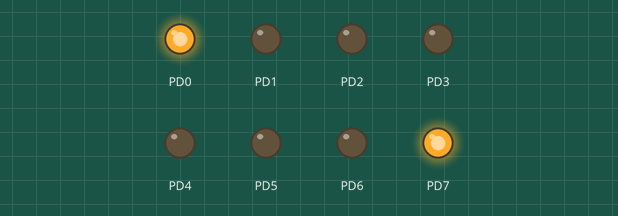
Bench run of a program on a simulated ATmega128, built with avr-gcc and emulated at 16 MHz. Parts: output pins drawn as LEDs (lit = HIGH).

Above: at 0.05 s.
At 0.45 s:
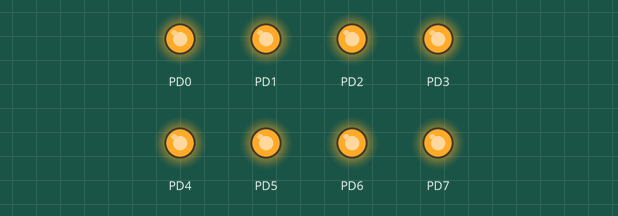
At 0.85 s:
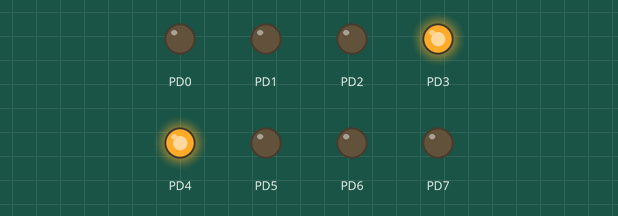
At 1.95 s:
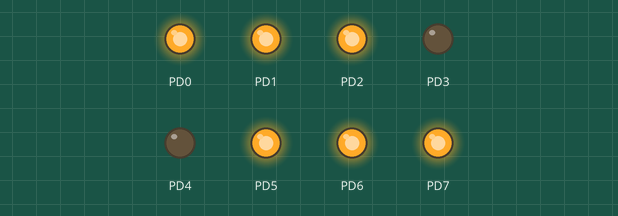
At 3.5 s:
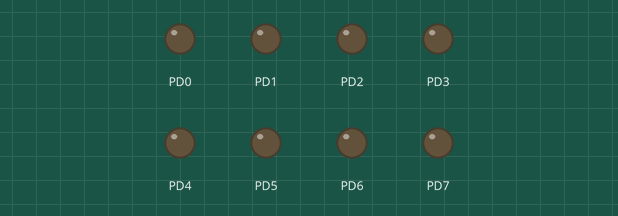
At 5.45 s:
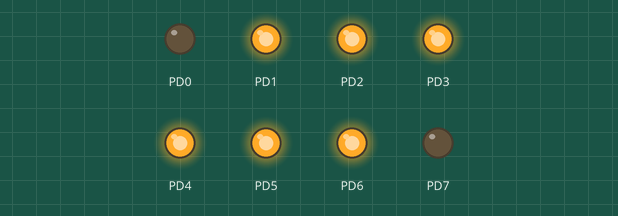
Timing chart, 0 to 5.8 s (numbered marks = the images above):
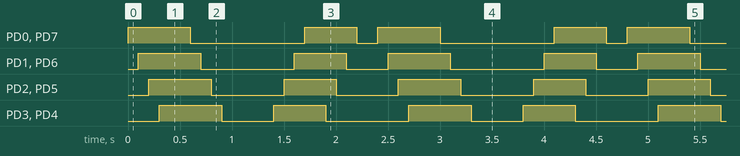

The program:

main.c
```c
/*
 * LED_structure.c
 *
 * Created: 2023-07-10 오후 3:35:50
 * Author : USER
 */
#define  F_CPU 16000000UL
#include <avr/io.h>
#include <util/delay.h>
#include <stdio.h>
#include "LED.h"


// LED 한 개 구조체로 표현 //
//int main(void)
//{
	//LED led; // 데이터형, 변수 선언 // LED라는 데이터타입의 led
	//led.port = &PORTD;
	//led.pin = 0;
	//ledInit(&led);
	 //
    //while (1)
    //{
		//ledOn(&led);
		//_delay_ms(200);
		//ledOff(&led);
		//_delay_ms(200);
    //}
//}

// LED 8개 컨트롤 //
int main()
{
	LED leds[LED_COUNT] = {
		{&PORTD, 0}, // (주소값, 핀번호)
		{&PORTD, 1},
		{&PORTD, 2},
		{&PORTD, 3},
		{&PORTD, 4},
		{&PORTD, 5},
		{&PORTD, 6},
		{&PORTD, 7},
	};
	// 초기화
	for (int i = 0 ; i < LED_COUNT ; i++)
	{
		ledInit(&leds[i]); // i번째 배열의 주소값을 넘겨 줌
	}

	while (1)
	{
		for (int i=0 ; i < 6 ; i++)
		{
			ledOn(&leds[i]);
			ledOn(&leds[7-i]);
			_delay_ms(100);
			//ledOff(&leds[i]);
			//ledOff(&leds[7-i]);
			//_delay_ms(100);
		}
		for (int i=7 ; i>=0 ; i--)
		{
			//ledOn(&leds[i]);
			//ledOn(&leds[7-i]);
			//_delay_ms(100);
			ledOff(&leds[i]);
			ledOff(&leds[7-i]);
			_delay_ms(100);
		}
		for (int i=0 ; i < 5 ; i++)
		{
			ledOn(&leds[3-i]);
			ledOn(&leds[4+i]);
			_delay_ms(100);
			//ledOff(&leds[3-i]);
			//ledOff(&leds[3+i]);
			//_delay_ms(100);
		}
		for (int i= 0; i < 5 ; i++)
		{
			//ledon(&leds[i]);
			//ledon(&leds[7-i]);
			//_delay_ms(100);
			ledOff(&leds[3-i]);
			ledOff(&leds[4+i]);
			_delay_ms(100);
		}
	}
}
//0123 4567

//0000 0000
//1000 0001
//0100 0010
//0010 0100
//0001 1000
//0000 0000
//0001 1000
//0010 0100
//0100 0010
//1000 0001
//0000 0000
```

LED.c
```c
/*
 * LED.c
 *
 * Created: 2023-07-10 오후 3:36:16
 *  Author: USER
 */
//0123 4567

//0000 0000
//1000 0001
//0100 0010
//0010 0100
//0001 1000

//0000 0000

//0001 1000
//0010 0100
//0100 0010
//1000 0001
//0000 0000

#include "LED.h"

void ledInit(LED *led) // led의 주소를 받을 거야
{
	*(led->port -1) |=(1 << led->pin); // initial value = 0
	// = *(led->port -1) = *(led->pin-1) | (1<<led->pin));
	// 포트에 해당하는 핀을 출력으로 설정(0번 핀)
	// port-1을 하면 DDR로 간다
	// Datasheet상, 포트보다 주소값이 한 단계 아래인 것을 활용
	// *(led->port -1)를 이용해서 port에서 DDR로 접근
	// |=(1 << led->pin) OR연산을 통해 led->pin으로 지정된 포트를 출력으로 설정
	// 여기서 1은 0x01
	//*(led->port-1) |= (1<< led->pin+7);
}

void ledOn(LED *led)
{
	// 해당 핀을 high로 설정
	*(led->port) |= (1<<led->pin);
}

void ledOff(LED *led)
{
	// 해당 핀을 low로 설정
	*(led->port) &= ~(1<<led->pin);
	//*(led->port) &= ~(1<<led->pin+7);
}


//#include "LED.h"
//
//void ledInit(LED *led)
//{
	//(led->port-1) |= (1 << led->pin);
	//// (led->port-1) = *(led->port-1) | (1 << led->pin);
	//// (*led).(port-1) : 구조체 포인터 변수 led가 쳐다보는 구조체 LED의 멤버인 (port-1 = DDR)
	//// (*led).pin : 현재 pin의 값 = 0x00;
	//// DDR을 현재 사용하는 pin의 번호와 같은 port를 출력으로 변경
	//// 현재 0번 pin을 사용하고 있으니,
//}
//
//void ledOn(LED *led)
//{
	//
//}
//
//void ledOff(LED *led)
//{
	//
//}
```

LED.h
```c
/*
 * LED.h
 *
 * Created: 2023-07-10 오후 3:36:24
 *  Author: USER
 */
//#include <stdio.h>
//
//#ifndef LED_H_
//#define LED_H_
//
//#define LED_COUNT	8
//
//typedef struct _led{
	//volatile uint8_t *port; // LED가 연결된 포트,
						    //// volatile : 레지스터 변수가 손을 대는 것을은 다 이걸 적어줘야 됨.
						    //// 컴파일러가 지 멋대로 최적화시켜버리면, 예상치못한 일이 벌어질 '수도' 있다.
							//// 너 맘대로 최적화하지 마! 라는 의미
							//// 따라서 레지스터 변수에는 반드시 volatile을 붙여줄 것.
	//uint8_t pin; // LED가 연결된 핀 번호
	//}LED;
//
//void ledInit(LED *led);
//void ledOn(LED *led); // LED에 대한 주소를 받음
//void ledOff(LED *led); // 인자를 다 주소값으로 받음
//
//
//
//#endif /* LED_H_ */

#include <stdio.h>

#ifndef LED_H_
#define LED_H_

#define LED_COUNT 8

typedef struct{
	volatile uint8_t *port;
	uint8_t pin;
	}LED;

void ledInit(LED *led);
void ledOn(LED *led);
void ledOff(LED *led);

#endif
```

Measured:
- by itself, PD0, PD7: repeats every 2.4 s: LOW 1.1 s, HIGH 0.50 s, LOW 0.20 s, HIGH 0.60 s
- by itself, PD1, PD6: repeats every 2.4 s: LOW 0.90 s, HIGH 0.50 s, LOW 0.40 s, HIGH 0.60 s
- by itself, PD2, PD5: alternates HIGH for 0.60 s and LOW for 0.70 s
- by itself, PD3, PD4: repeats every 2.4 s: LOW 0.50 s, HIGH 0.50 s, LOW 0.80 s, HIGH 0.60 s
